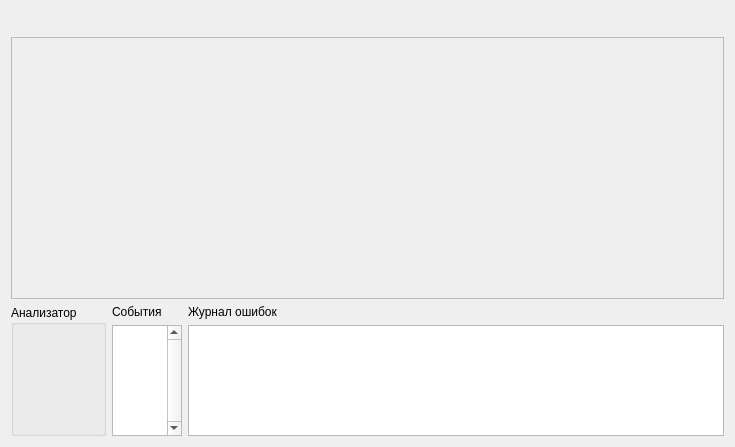
<?xml version="1.0" encoding="UTF-8"?>
<ui version="4.0">
 <class>MainWidget</class>
 <widget class="QWidget" name="MainWidget">
  <property name="geometry">
   <rect>
    <x>0</x>
    <y>0</y>
    <width>735</width>
    <height>447</height>
   </rect>
  </property>
  <property name="windowTitle">
   <string>Прототип системы обнаружения аномалий</string>
  </property>
  <layout class="QVBoxLayout" name="verticalLayout_3" stretch="0,2,1">
   <item>
    <layout class="QHBoxLayout" name="topLayout">
     <item>
      <widget class="PlayerControllerWidget" name="playerController" native="true">
       <property name="enabled">
        <bool>false</bool>
       </property>
      </widget>
     </item>
     <item>
      <spacer name="horizontalSpacer">
       <property name="orientation">
        <enum>Qt::Horizontal</enum>
       </property>
       <property name="sizeHint" stdset="0">
        <size>
         <width>0</width>
         <height>20</height>
        </size>
       </property>
      </spacer>
     </item>
     <item>
      <widget class="TimeIntervalSetupWidget" name="timeIntervalSetupWidget" native="true">
       <property name="enabled">
        <bool>false</bool>
       </property>
      </widget>
     </item>
    </layout>
   </item>
   <item>
    <widget class="SignalPlot" name="plot">
     <property name="sizePolicy">
      <sizepolicy hsizetype="Preferred" vsizetype="Preferred">
       <horstretch>0</horstretch>
       <verstretch>0</verstretch>
      </sizepolicy>
     </property>
     <property name="frameShape">
      <enum>QFrame::StyledPanel</enum>
     </property>
     <property name="frameShadow">
      <enum>QFrame::Raised</enum>
     </property>
    </widget>
   </item>
   <item>
    <layout class="QHBoxLayout" name="horizontalLayout" stretch="0,0,1">
     <item>
      <widget class="AnalyzerWidget" name="analyzerWidget">
       <property name="title">
        <string>Анализатор</string>
       </property>
      </widget>
     </item>
     <item>
      <layout class="QVBoxLayout" name="verticalLayout">
       <item>
        <widget class="QLabel" name="eventsLabel">
         <property name="text">
          <string>События</string>
         </property>
        </widget>
       </item>
       <item>
        <widget class="QTableView" name="eventsTableView">
         <property name="sizePolicy">
          <sizepolicy hsizetype="Minimum" vsizetype="Expanding">
           <horstretch>0</horstretch>
           <verstretch>0</verstretch>
          </sizepolicy>
         </property>
         <property name="verticalScrollBarPolicy">
          <enum>Qt::ScrollBarAlwaysOn</enum>
         </property>
         <property name="sizeAdjustPolicy">
          <enum>QAbstractScrollArea::AdjustToContents</enum>
         </property>
         <property name="textElideMode">
          <enum>Qt::ElideRight</enum>
         </property>
         <property name="verticalScrollMode">
          <enum>QAbstractItemView::ScrollPerPixel</enum>
         </property>
         <property name="wordWrap">
          <bool>false</bool>
         </property>
        </widget>
       </item>
      </layout>
     </item>
     <item>
      <layout class="QVBoxLayout" name="verticalLayout_2">
       <item>
        <widget class="QLabel" name="errorsLabel">
         <property name="text">
          <string>Журнал ошибок</string>
         </property>
        </widget>
       </item>
       <item>
        <widget class="QListView" name="errorsListView">
         <property name="verticalScrollMode">
          <enum>QAbstractItemView::ScrollPerPixel</enum>
         </property>
         <property name="wordWrap">
          <bool>true</bool>
         </property>
        </widget>
       </item>
      </layout>
     </item>
    </layout>
   </item>
  </layout>
 </widget>
 <customwidgets>
  <customwidget>
   <class>AnalyzerWidget</class>
   <extends>QGroupBox</extends>
   <header>core/controller/analyzer-widget.h</header>
   <container>1</container>
  </customwidget>
  <customwidget>
   <class>PlayerControllerWidget</class>
   <extends>QWidget</extends>
   <header>player/controller/PlayerControllerWidget.h</header>
   <container>1</container>
  </customwidget>
  <customwidget>
   <class>SignalPlot</class>
   <extends>QFrame</extends>
   <header>core/view/SignalPlot.h</header>
   <container>1</container>
  </customwidget>
  <customwidget>
   <class>TimeIntervalSetupWidget</class>
   <extends>QWidget</extends>
   <header>core/controller/TimeIntervalSetupWidget.h</header>
   <container>1</container>
  </customwidget>
 </customwidgets>
 <resources/>
 <connections/>
</ui>
